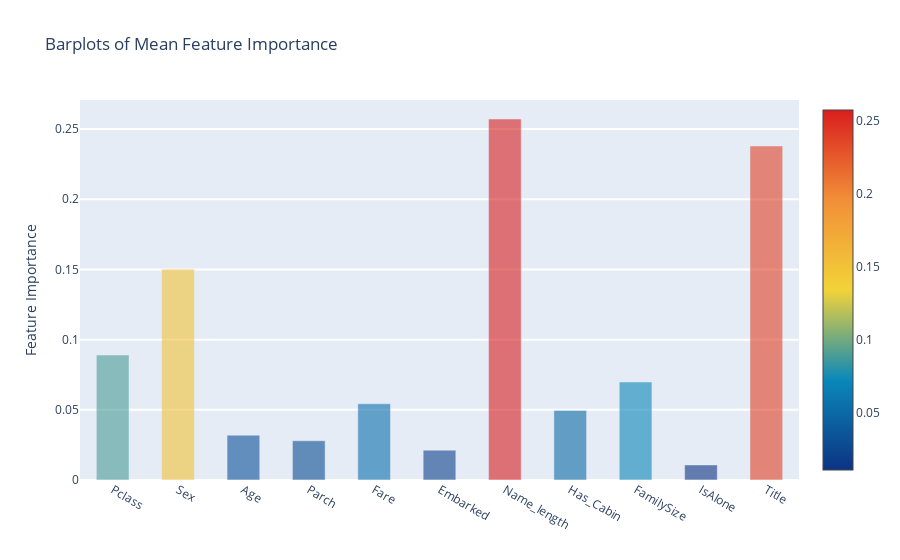

This figure's notebook cell:
### Markdown cell above
### Feature Importance 평균 막대그래프

### Code cell
y = feature_dataframe['mean'].values
x = feature_dataframe['features'].values
data = [go.Bar(x= x,
               y= y,
               width=0.5,
               marker=dict(
                   color=feature_dataframe['mean'].values,
                   colorscale='Portland',
                   showscale=True,
                   reversescale = False),
               opacity=0.6)]

layout = go.Layout(
    autosize=True,
    title='Barplots of Mean Feature Importance',
    hovermode='closest',
    yaxis=dict(
        title= 'Feature Importance',
        ticklen= 5,
        gridwidth= 2),
    showlegend= False)

fig = go.Figure(data=data, layout=layout)
py.iplot(fig, filename='bar-direct-labels')

### Figure 1 — Plotly figure (JSON) as saved in the notebook; plotly's stock layout.template omitted (floating-point values rounded to 4 significant figures)
{"data": [{"marker": {"color": [0.08903, 0.1502, 0.03192, 0.02796, 0.05432, 0.02126, 0.2572, 0.04958, 0.06982, 0.01073, 0.238], "colorscale": [[0, "rgb(12,51,131)"], [0.25, "rgb(10,136,186)"], [0.5, "rgb(242,211,56)"], [0.75, "rgb(242,143,56)"], [1, "rgb(217,30,30)"]], "reversescale": false, "showscale": true}, "opacity": 0.6, "type": "bar", "width": 0.5, "x": ["Pclass", "Sex", "Age", "Parch", "Fare", "Embarked", "Name_length", "Has_Cabin", "FamilySize", "IsAlone", "Title"], "y": [0.08903, 0.1502, 0.03192, 0.02796, 0.05432, 0.02126, 0.2572, 0.04958, 0.06982, 0.01073, 0.238]}], "layout": {"autosize": true, "hovermode": "closest", "showlegend": false, "title": {"text": "Barplots of Mean Feature Importance"}, "yaxis": {"gridwidth": 2, "ticklen": 5, "title": {"text": "Feature Importance"}}}}
